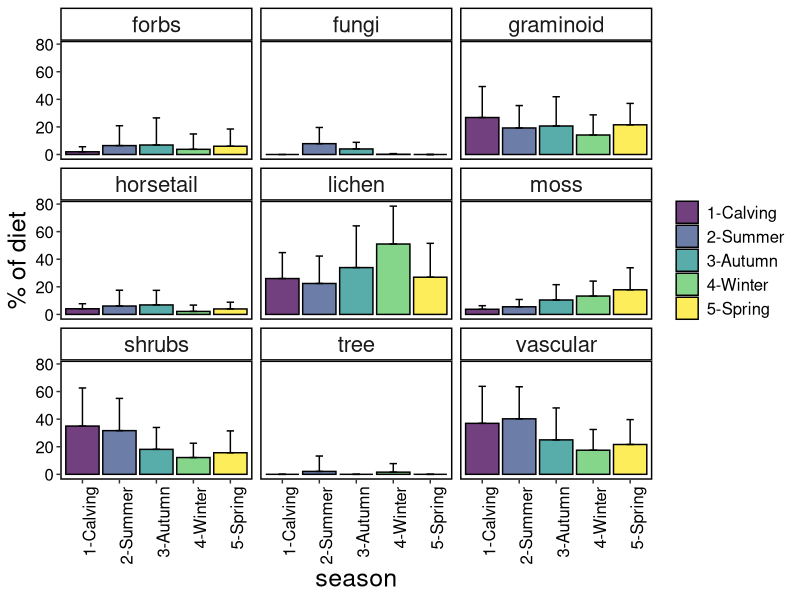

Source code (R):


library(data.table)
library(ggplot2)


aa <- fread("output/season.csv")


png("figures/fig1.png", width = 6000, height = 4500, units = "px", res = 600)
ggplot(aa, 
       aes(season,meanDiet, fill=season)) + 
  geom_bar(stat = "identity", na.rm=TRUE, color = "black", alpha = 0.75) +
  geom_errorbar(aes(ymin = meanDiet, 
                    ymax = meanDiet + sdDiet), width = 0.2) +
  ylab("% of diet") +
  scale_fill_viridis_d() +
  theme(#legend.position = c(0.1, 0.875),
    legend.key = element_blank(),
    legend.text = element_text(size = 12, color = "black"),
    legend.title = element_blank(),
    axis.title = element_text(size=18),
    axis.text.y = element_text(size=12, color = "black"),
    axis.text.x = element_text(size = 12, color = "black", angle = 90, hjust = 1), 
    strip.text  = element_text(size = 16),
    strip.background = element_rect(colour="black", size = 1, fill = "white"),
    panel.grid.minor = element_blank(),
    panel.background = element_blank(),
    panel.border = element_rect(colour = "black", fill=NA, size=1)) +
  facet_wrap(~plant)
dev.off()

